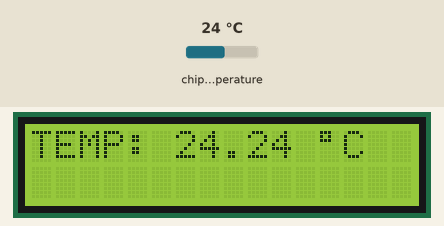
Bench run of a program on a simulated Raspberry Pi Pico running MicroPython. Parts: 16×2 character LCD. Inputs (shaded band) come from the test bench; at power-on: chip temperature 24 °C. What the program prints to the serial console is not drawn.

Above: at 1.2 s.
1.3 s: chip temperature set to 1 °C
At 2.5 s:
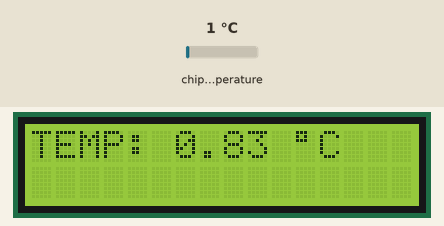
4.0 s: chip temperature set to 11 °C
At 4.9 s:
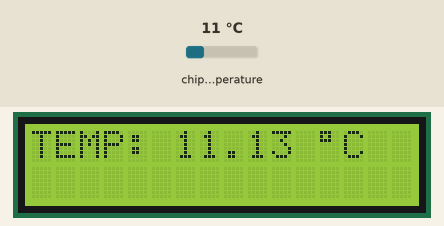
6.7 s: chip temperature set to 22 °C
At 8.9 s:
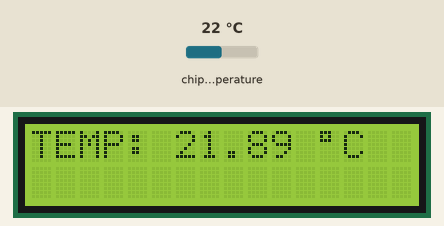
Timing chart, 0 to 10.4 s (numbered marks = the images above; inputs shaded):
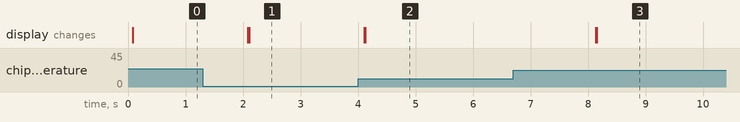

The program:

temperatura_LCD.py
```python
import utime
from machine import Pin, ADC
from machine import I2C
from pico_i2c_lcd import I2cLcd


def obter_objeto_lcd() -> dict:
    """
    Método responsável por configurar o modulo LCD externo, para ser utilizado via código.

    Returns
    -------
    dict
        Objeto contendo as informações do led LCD no raspberry pi pico.
    """
    Address = 0x27
    Rows = 2
    Cols = 16
    i2cConfig=I2C(0, sda=Pin(0), scl=Pin(1), freq=400000)
    lcd = I2cLcd(i2cConfig,Address,Rows, Cols)
    lcd.clear()

    return lcd


def obter_temperatura_atual_sensor(temp_sensor: dict, fator_conversao: float) -> float:
    """
    Obtem a temperatura do sensor interno da placa e retorna o valor já convertido.

    Parameters
    ----------
    temp_sensor : dict
        Objeto contendo o sensor de temp onboard.
    fator_conversao : float
        Calculo para obter a temperatura em grau celsius.

    Returns
    -------
    float
        retorna a temperatura atual do sensor onboard da placa.
    """
    leitura = temp_sensor.read_u16() * fator_conversao
    temperatura = 27 - (leitura - 0.706)/0.001721
    temp_atual = round(temperatura, 2)

    return temp_atual


temp_sensor = ADC(4)
fator_conversao = 3.3 / (65535)
temp_anterior = 0

lcd = obter_objeto_lcd()

while True:
    temp_atual = obter_temperatura_atual_sensor(temp_sensor, fator_conversao)

    if temp_atual != temp_anterior:
        lcd.clear()
        print("Temperatura: {}".format(temp_atual))
        lcd.putstr("TEMP: {} \xDFC".format(temp_atual))
        temp_anterior = temp_atual
    else:
        print(f"A temperatura continua a mesma. {temp_atual}")

    utime.sleep(2)
```

Measured:
- after the input at 1.3 s, the display: first changes after 0.78 s (image 1 shows a later state)
- after the input at 4.0 s, the display: first changes after 0.11 s (image 2 shows a later state)
- after the input at 6.7 s, the display: first changes after 1.4 s (image 3 shows a later state)
